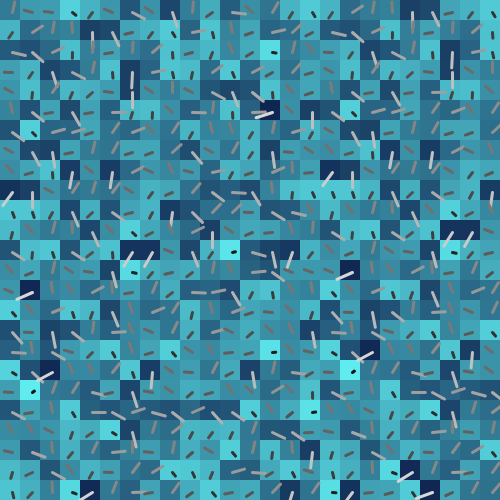
Frame 1 (no input)
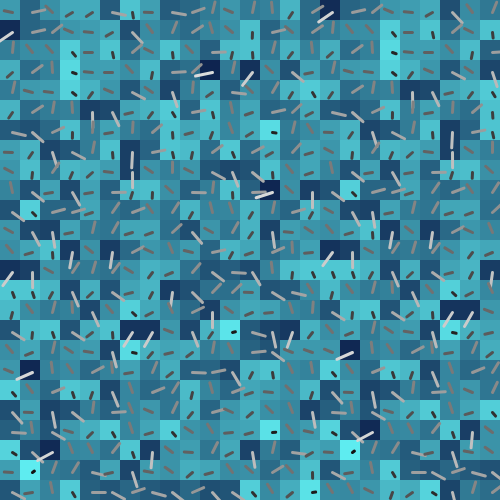
Frame 60 (no input)
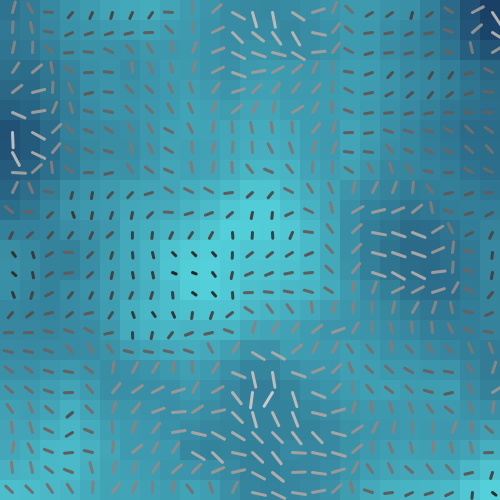
Frame 120 (the mouse pressed at the canvas centre since frame 60)

The p5.js sketch that drew these frames (run headless with seeded random() and noise() and a simulated clock; from frame 60 on, the mouse is pressed at the canvas centre):

// p5.js sketch
// ── sketch.js
var stepSize = 20;

function setup() {
  createCanvas(500, 500);
}
///////////////////////////////////////////////////////////////////////
function draw() {
  background(125);

  colorGrid();
  compassGrid();
}
///////////////////////////////////////////////////////////////////////
function colorGrid()
{
  var start = color(102,255, 255);
  var end = color(0,0,51);

  for (var x = 0; x < width; x += stepSize)
  {
    for (var y = 0; y < height; y += stepSize)
    {
      // Scales speed, mapped to MouseX
      var sX = map(mouseX, 0, width, 1, 500);
      // Scales resolution, mapped to MouseY
      var sY = map(mouseY, 0, height, 1, 500 );

      //Creates noise value based on X and Y coordinates, scaled with sX and SY
      var n = noise(x/sY, y/sY, frameCount  /sX );
      //Blends two colours and uses noise to control interpolation
      var c = lerpColor(start,end,n);

      fill(c);
      noStroke();
      rect(x , y , stepSize, stepSize);
    }
  }
}
///////////////////////////////////////////////////////////////////////
function compassGrid()
{
  //translate origin to centre of tile
  translate(12.5, 12.5);

  for (var x = 0; x < width; x += stepSize )
  {
    for (var y = 0; y < height; y += stepSize)
    {
      //Scales speed, mapped to mouseX
      var s = map(mouseX, 0, width, 1, 250);
      //Creates noise value based on X and Y coordinates, scaled with s
      var n = noise(x/s, y/s, frameCount  /s ) ;
      //Maps noise value to create an angle
      var angle = map(n,0,1,0,720);
      //Maps noise to create a random compass line and colour
      var lineSize = map(n, 0, 1, 1 , stepSize);
      var lineColour = map(n, 0, 1, 0, 255);

      stroke(lineColour);
      strokeWeight(3);

      push();
      translate(x,y);
      rotate(radians(angle));
      line(0, 0, 0,-lineSize);
      pop();

    }
  }
}
